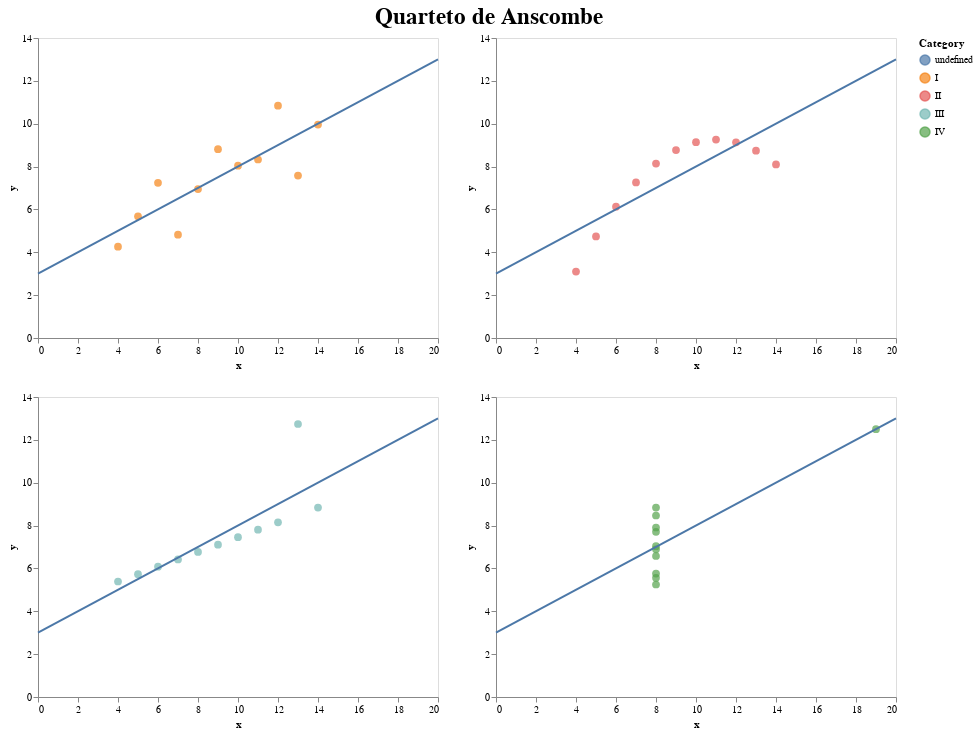

Notebook code for this chart:
### Code cell
# Build visualizations

# Create base charts
I = alt.Chart(df[df.Category.eq('I')]).mark_circle(size=60).encode(
    alt.X('x',
        scale=alt.Scale(domain=(0, 20))
    ),
    alt.Y('y',
        scale=alt.Scale(domain=(0, 14))
    ),
    color='Category',
    tooltip=['Category', 'x', 'y']
)

II = alt.Chart(df[df.Category.eq('II')]).mark_circle(size=60).encode(
    alt.X('x',
        scale=alt.Scale(domain=(0, 20))
    ),
    alt.Y('y',
        scale=alt.Scale(domain=(0, 14))
    ),
    color='Category',
    tooltip=['Category', 'x', 'y']
)

III = alt.Chart(df[df.Category.eq('III')]).mark_circle(size=60).encode(
    alt.X('x',
        scale=alt.Scale(domain=(0, 20))
    ),
    alt.Y('y',
        scale=alt.Scale(domain=(0, 14))
    ),
    color='Category',
    tooltip=['Category', 'x', 'y']
)

IV = alt.Chart(df[df.Category.eq('IV')]).mark_circle(size=60).encode(
    alt.X('x',
        scale=alt.Scale(domain=(0, 20))
    ),
    alt.Y('y',
        scale=alt.Scale(domain=(0, 14))
    ),
    color='Category',
    tooltip=['Category', 'x', 'y']
)

# Add regression line
chartI = alt.layer(
    I,
    I.transform_regression('x', 'y', extent = (0,20)).mark_line()
)

chartII = alt.layer(
    II,
    II.transform_regression('x', 'y', extent = (0,20)).mark_line()
)

chartIII = alt.layer(
    III,
    III.transform_regression('x', 'y', extent = (0,20)).mark_line()
)

chartIV = alt.layer(
    IV,
    IV.transform_regression('x', 'y', extent = (0,20)).mark_line()
)

# Setting up all charts together

row1 = alt.hconcat(chartI, chartII)
row2 = alt.hconcat(chartIII, chartIV)

alt.vconcat(row1, row2
).configure_axis(
    grid=False
).properties(
    title='Quarteto de Anscombe'
).configure_title(
    fontSize=23,
    anchor='middle'
)

### Figure 1 — Vega-Lite specification as saved in the notebook (floating-point values rounded to 4 significant figures)
{"config": {"view": {"continuousWidth": 400, "continuousHeight": 300}, "axis": {"grid": false}, "title": {"anchor": "middle", "fontSize": 23}}, "vconcat": [{"hconcat": [{"layer": [{"mark": {"type": "circle", "size": 60}, "encoding": {"color": {"type": "nominal", "field": "Category"}, "tooltip": [{"type": "nominal", "field": "Category"}, {"type": "quantitative", "field": "x"}, {"type": "quantitative", "field": "y"}], "x": {"type": "quantitative", "field": "x", "scale": {"domain": [0, 20]}}, "y": {"type": "quantitative", "field": "y", "scale": {"domain": [0, 14]}}}}, {"mark": "line", "encoding": {"color": {"type": "nominal", "field": "Category"}, "tooltip": [{"type": "nominal", "field": "Category"}, {"type": "quantitative", "field": "x"}, {"type": "quantitative", "field": "y"}], "x": {"type": "quantitative", "field": "x", "scale": {"domain": [0, 20]}}, "y": {"type": "quantitative", "field": "y", "scale": {"domain": [0, 14]}}}, "transform": [{"on": "x", "regression": "y", "extent": [0, 20]}]}], "data": {"name": "data-03bb71962ba1530eac3b44ebe75ec78d"}}, {"layer": [{"mark": {"type": "circle", "size": 60}, "encoding": {"color": {"type": "nominal", "field": "Category"}, "tooltip": [{"type": "nominal", "field": "Category"}, {"type": "quantitative", "field": "x"}, {"type": "quantitative", "field": "y"}], "x": {"type": "quantitative", "field": "x", "scale": {"domain": [0, 20]}}, "y": {"type": "quantitative", "field": "y", "scale": {"domain": [0, 14]}}}}, {"mark": "line", "encoding": {"color": {"type": "nominal", "field": "Category"}, "tooltip": [{"type": "nominal", "field": "Category"}, {"type": "quantitative", "field": "x"}, {"type": "quantitative", "field": "y"}], "x": {"type": "quantitative", "field": "x", "scale": {"domain": [0, 20]}}, "y": {"type": "quantitative", "field": "y", "scale": {"domain": [0, 14]}}}, "transform": [{"on": "x", "regression": "y", "extent": [0, 20]}]}], "data": {"name": "data-97b3fd6c44d42d33e945f0b22b67407f"}}]}, {"hconcat": [{"layer": [{"mark": {"type": "circle", "size": 60}, "encoding": {"color": {"type": "nominal", "field": "Category"}, "tooltip": [{"type": "nominal", "field": "Category"}, {"type": "quantitative", "field": "x"}, {"type": "quantitative", "field": "y"}], "x": {"type": "quantitative", "field": "x", "scale": {"domain": [0, 20]}}, "y": {"type": "quantitative", "field": "y", "scale": {"domain": [0, 14]}}}}, {"mark": "line", "encoding": {"color": {"type": "nominal", "field": "Category"}, "tooltip": [{"type": "nominal", "field": "Category"}, {"type": "quantitative", "field": "x"}, {"type": "quantitative", "field": "y"}], "x": {"type": "quantitative", "field": "x", "scale": {"domain": [0, 20]}}, "y": {"type": "quantitative", "field": "y", "scale": {"domain": [0, 14]}}}, "transform": [{"on": "x", "regression": "y", "extent": [0, 20]}]}], "data": {"name": "data-42db956c61419b3b33f879381dd3bfa4"}}, {"layer": [{"mark": {"type": "circle", "size": 60}, "encoding": {"color": {"type": "nominal", "field": "Category"}, "tooltip": [{"type": "nominal", "field": "Category"}, {"type": "quantitative", "field": "x"}, {"type": "quantitative", "field": "y"}], "x": {"type": "quantitative", "field": "x", "scale": {"domain": [0, 20]}}, "y": {"type": "quantitative", "field": "y", "scale": {"domain": [0, 14]}}}}, {"mark": "line", "encoding": {"color": {"type": "nominal", "field": "Category"}, "tooltip": [{"type": "nominal", "field": "Category"}, {"type": "quantitative", "field": "x"}, {"type": "quantitative", "field": "y"}], "x": {"type": "quantitative", "field": "x", "scale": {"domain": [0, 20]}}, "y": {"type": "quantitative", "field": "y", "scale": {"domain": [0, 14]}}}, "transform": [{"on": "x", "regression": "y", "extent": [0, 20]}]}], "data": {"name": "data-34531bc2787020597d561c4b95cdfa53"}}]}], "title": "Quarteto de Anscombe", "$schema": "https://vega.github.io/schema/vega-lite/v4.8.1.json", "datasets": {"data-03bb71962ba1530eac3b44ebe75ec78d": [{"Category": "I", "x": 10, "y": 8.04}, {"Category": "I", "x": 8, "y": 6.95}, {"Category": "I", "x": 13, "y": 7.58}, {"Category": "I", "x": 9, "y": 8.81}, {"Category": "I", "x": 11, "y": 8.33}, {"Category": "I", "x": 14, "y": 9.96}, {"Category": "I", "x": 6, "y": 7.24}, {"Category": "I", "x": 4, "y": 4.26}, {"Category": "I", "x": 12, "y": 10.84}, {"Category": "I", "x": 7, "y": 4.82}, {"Category": "I", "x": 5, "y": 5.68}], "data-97b3fd6c44d42d33e945f0b22b67407f": [{"Category": "II", "x": 10, "y": 9.14}, {"Category": "II", "x": 8, "y": 8.14}, {"Category": "II", "x": 13, "y": 8.74}, {"Category": "II", "x": 9, "y": 8.77}, {"Category": "II", "x": 11, "y": 9.26}, {"Category": "II", "x": 14, "y": 8.1}, {"Category": "II", "x": 6, "y": 6.13}, {"Category": "II", "x": 4, "y": 3.1}, {"Category": "II", "x": 12, "y": 9.13}, {"Category": "II", "x": 7, "y": 7.26}, {"Category": "II", "x": 5, "y": 4.74}], "data-42db956c61419b3b33f879381dd3bfa4": [{"Category": "III", "x": 10, "y": 7.46}, {"Category": "III", "x": 8, "y": 6.77}, {"Category": "III", "x": 13, "y": 12.74}, {"Category": "III", "x": 9, "y": 7.11}, {"Category": "III", "x": 11, "y": 7.81}, {"Category": "III", "x": 14, "y": 8.84}, {"Category": "III", "x": 6, "y": 6.08}, {"Category": "III", "x": 4, "y": 5.39}, {"Category": "III", "x": 12, "y": 8.15}, {"Category": "III", "x": 7, "y": 6.42}, {"Category": "III", "x": 5, "y": 5.73}], "data-34531bc2787020597d561c4b95cdfa53": [{"Category": "IV", "x": 8, "y": 6.58}, {"Category": "IV", "x": 8, "y": 5.76}, {"Category": "IV", "x": 8, "y": 7.71}, {"Category": "IV", "x": 8, "y": 8.84}, {"Category": "IV", "x": 8, "y": 8.47}, {"Category": "IV", "x": 8, "y": 7.04}, {"Category": "IV", "x": 8, "y": 5.25}, {"Category": "IV", "x": 19, "y": 12.5}, {"Category": "IV", "x": 8, "y": 5.56}, {"Category": "IV", "x": 8, "y": 7.91}, {"Category": "IV", "x": 8, "y": 6.89}]}}
